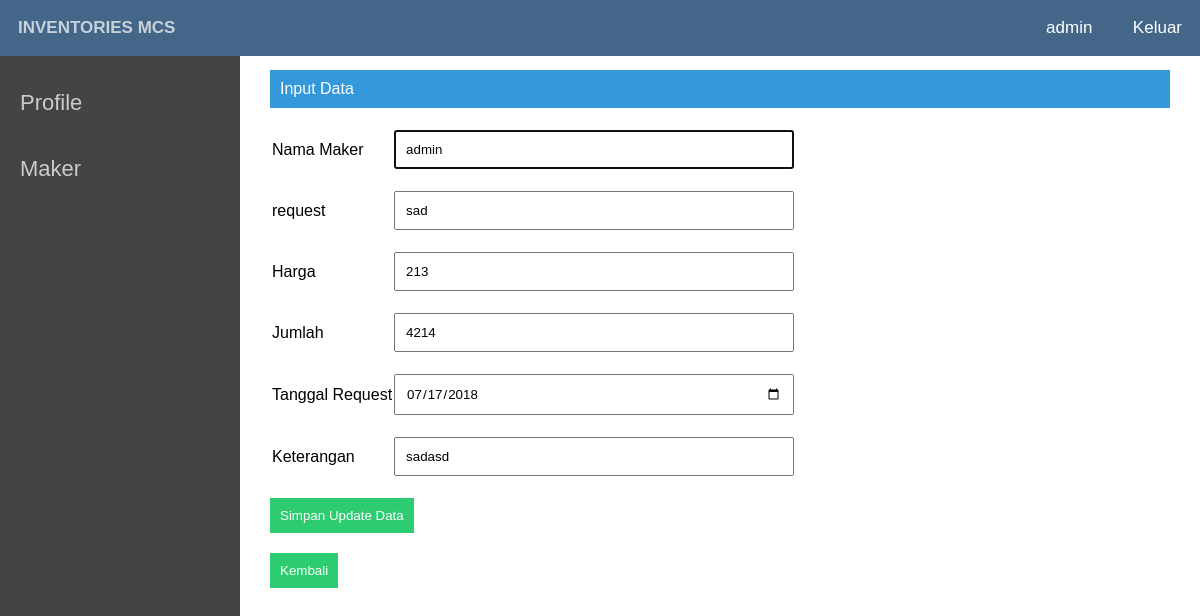
/edit_maker.php?id_maker=26 (signed in), run on the app's committed database.
### tables this page shows
CREATE TABLE `maker` (
  `id_maker` int(11) NOT NULL,
  `nama_maker` varchar(50) NOT NULL,
  `request` varchar(500) NOT NULL,
  `harga` int(10) NOT NULL,
  `jumlah` int(5) NOT NULL,
  `tanggal_request` date NOT NULL,
  `keterangan` varchar(250) NOT NULL,
  `status` enum('-','Checked','Reject') NOT NULL,
  `approvement` enum('-','Approved','Unapproved') NOT NULL
);

### edit_maker.php (the view, shortened to what this page needs)
<html>
<head>
</head>
<link rel="stylesheet" type="text/css" href="asset/style.css">
<body>
<nav>
			<ul class="kiri">
			<li><a href="">Inventories MCS</a></li>
			</ul>
			<ul class="kanan">
			<li><a href="profile.php"><?php echo $_SESSION['username']; ?></a>
				<a href="logut.php"> Keluar </a></li>
			</ul>
		</nav>
<div class="sidebar">
		<ul>
			<li><a href="profile.php">Profile</a></li>
			<li><a href="maker.php">Maker</a></li>
		</ul>
	</div>
<?php
	include 'db.php';
	$id_maker = $_GET['id_maker'];
	$data = mysqli_query($connect, "SELECT * FROM maker WHERE id_maker='$id_maker'");
	while($d = mysqli_fetch_array($data)){
?>
<div class="main">
	<div class="isimain">
		<span class="span">Input Data</span>
			<form action="" method="POST">
			<table>
				<tr>
					<td>Nama Maker</td>
					<td> <input type="text" name="nama_maker" value="<?php echo $d['nama_maker']; ?>" required autofocus></td>
				</tr>
				<tr>
					<td>request</td>
					<td><input type="text" name="request" value="<?php echo $d['request']; ?>" required autofocus><br></td>
				</tr>
				<tr>
					<td>Harga</td>
					<td><input type="text" name="harga" value="<?php echo $d['harga']; ?>" required autofocus><br></td>
				</tr>
				<tr>
					<td>Jumlah</td>
					<td><input type="text" name="jumlah" value="<?php echo $d['jumlah']; ?>" required autofocus><br></td>
				</tr>
				<tr>
					<td>Tanggal Request</td>
					<td><input type="date" name="tanggal_request" value="<?php echo $d['tanggal_request']; ?>" required autofocus><br></td>
				</tr>
				<tr>
					<td>Keterangan</td>
					<td><input type="text" name="keterangan" value="<?php echo $d['keterangan']; ?>"><br></td>
				</tr>
			</table>
				<input type="submit" name="submit" value="Simpan Update Data">
			</form>
			<form action="maker.php" method=POST>
				<input type="submit" value="Kembali">
			</form>
			<?php
				}
			 ?>
	</div>
</div>
</body>
</html>

### asset/style.css (style rules this page uses)
* { margin:0;padding:0;font-family:arial }
nav { width: 100%; background: #468; position: fixed; z-index: 999; }
.kiri { float:left; width: 500px; }
.kiri a { font-weight:bold }
.kanan { float:right }
nav .kanan li { list-style:none;display:inline }
nav ul li a { font-size:17px; }
nav .kanan li a { display:inline-block;padding:18px;color:#fff; }
nav .kiri li a { display:inline-block;padding:18px;color:#fff;text-transform:uppercase }
a { text-decoration:none }
.sidebar { width:20%;background:#444;position:fixed;height:100%;padding-top:70px;overflow:hidden;float:left }
.sidebar ul li { list-style:none; }
.sidebar ul li a { padding:20px;width:100%;color:#ccc;display:block;transition:0.4s }
.main { float:right;width:80%; }
.span { background:#3498db;color:#fff;padding:10px;display:inherit;margin-bottom:10px; }
.isimain { padding:70px 30px 30px 30px; }
input[type=text],select,textarea { width:400px;margin:10px 0 10px 0;padding:10px;resize:none }
input[type=date],select,textarea { width:400px;margin:10px 0 10px 0;padding:10px;resize:none }
input[type=submit] { margin:10px 0 10px 0;outline:0;background:#2ecc71;color:#fff;border:0;padding:10px;cursor:pointer }
a { text-decoration: none; font-size: 22px; color: black; }

### data on the page
maker: nama_maker "admin", request "sad", harga "213", jumlah "4214", tanggal_request "07/17/2018", keterangan "sadasd"

### other printed values
$_SESSION['username'] "admin"
